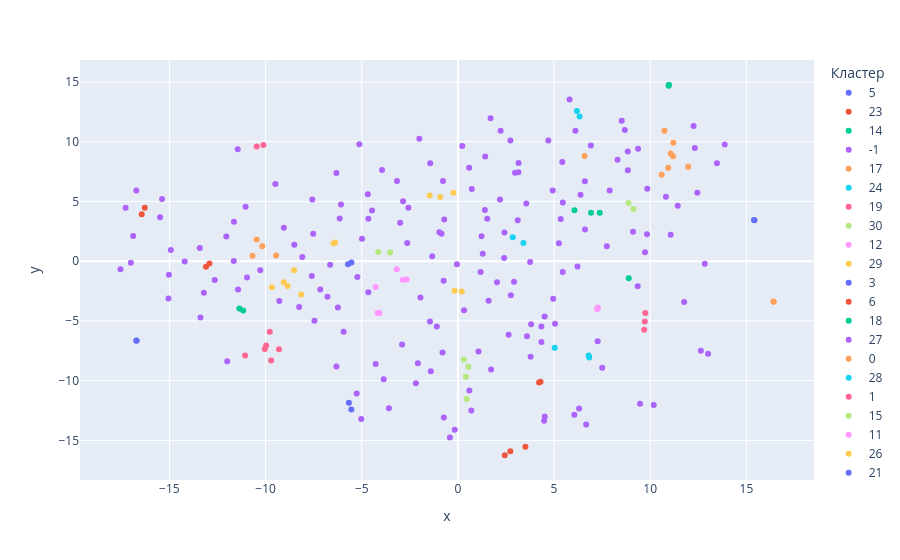

Notebook source saved alongside this figure:
### Code cell
fig = px.scatter(data_frame, 
                 x="x", 
                 y="y",
                 color="Кластер", 
                 hover_name="Имя")
fig.show()

### Figure 1 — Plotly figure (JSON) as saved in the notebook; plotly's stock layout.template omitted (floating-point values rounded to 4 significant figures; data arrays with more than 128 entries replaced by an {"elided": "..."} marker saying what was removed)
{"data": [{"hovertemplate": "<b>%{hovertext}</b><br><br>Кластер=5<br>x=%{x}<br>y=%{y}<extra></extra>", "hovertext": ["yuresss", "wshajif"], "legendgroup": "5", "marker": {"color": "#636efa", "symbol": "circle"}, "mode": "markers", "name": "5", "orientation": "v", "showlegend": true, "type": "scatter", "x": [15.42, 15.4], "xaxis": "x", "y": [3.425, 3.452], "yaxis": "y"}, {"hovertemplate": "<b>%{hovertext}</b><br><br>Кластер=23<br>x=%{x}<br>y=%{y}<extra></extra>", "hovertext": ["cilfee", "kaomurra"], "legendgroup": "23", "marker": {"color": "#EF553B", "symbol": "circle"}, "mode": "markers", "name": "23", "orientation": "v", "showlegend": true, "type": "scatter", "x": [-12.92, -13.1], "xaxis": "x", "y": [-0.2011, -0.4631], "yaxis": "y"}, {"hovertemplate": "<b>%{hovertext}</b><br><br>Кластер=14<br>x=%{x}<br>y=%{y}<extra></extra>", "hovertext": ["blueberry_mercy", "vikihaos", "periru_vt_ru", "mouse_shino"], "legendgroup": "14", "marker": {"color": "#00cc96", "symbol": "circle"}, "mode": "markers", "name": "14", "orientation": "v", "showlegend": true, "type": "scatter", "x": [6.06, 7.374, 6.922, 8.883], "xaxis": "x", "y": [4.257, 4.056, 4.061, -1.435], "yaxis": "y"}, {"hovertemplate": "<b>%{hovertext}</b><br><br>Кластер=-1<br>x=%{x}<br>y=%{y}<extra></extra>", "hovertext": {"elided": "160 str values"}, "legendgroup": "-1", "marker": {"color": "#ab63fa", "symbol": "circle"}, "mode": "markers", "name": "-1", "orientation": "v", "showlegend": true, "type": "scatter", "x": {"elided": "160 float values"}, "xaxis": "x", "y": {"elided": "160 float values"}, "yaxis": "y"}, {"hovertemplate": "<b>%{hovertext}</b><br><br>Кластер=17<br>x=%{x}<br>y=%{y}<extra></extra>", "hovertext": ["yui_morgan", "wild_rosse", "younochkq", "eliass_vt", "sadkawaai", "ioshi_kaino_", "alexxa69419", "ooh_lulu"], "legendgroup": "17", "marker": {"color": "#FFA15A", "symbol": "circle"}, "mode": "markers", "name": "17", "orientation": "v", "showlegend": true, "type": "scatter", "x": [11.06, 11.98, 10.94, 6.588, 10.59, 11.2, 10.74, 11.19], "xaxis": "x", "y": [9.006, 7.895, 7.827, 8.802, 7.237, 9.91, 10.92, 8.791], "yaxis": "y"}, {"hovertemplate": "<b>%{hovertext}</b><br><br>Кластер=24<br>x=%{x}<br>y=%{y}<extra></extra>", "hovertext": ["llestock", "tomoesin"], "legendgroup": "24", "marker": {"color": "#19d3f3", "symbol": "circle"}, "mode": "markers", "name": "24", "orientation": "v", "showlegend": true, "type": "scatter", "x": [2.85, 3.406], "xaxis": "x", "y": [1.997, 1.523], "yaxis": "y"}, {"hovertemplate": "<b>%{hovertext}</b><br><br>Кластер=19<br>x=%{x}<br>y=%{y}<extra></extra>", "hovertext": ["manyamillio", "niki_bestiya", "satokenzo", "ayyuri", "caramellmia", "rexyrahoy"], "legendgroup": "19", "marker": {"color": "#FF6692", "symbol": "circle"}, "mode": "markers", "name": "19", "orientation": "v", "showlegend": true, "type": "scatter", "x": [-10.04, -11.06, -9.712, -9.782, -9.971, -9.304], "xaxis": "x", "y": [-7.342, -7.896, -8.308, -5.904, -7.058, -7.378], "yaxis": "y"}, {"hovertemplate": "<b>%{hovertext}</b><br><br>Кластер=30<br>x=%{x}<br>y=%{y}<extra></extra>", "hovertext": ["nyamuras", "nubchann", "higanbanban", "meowlody_note"], "legendgroup": "30", "marker": {"color": "#B6E880", "symbol": "circle"}, "mode": "markers", "name": "30", "orientation": "v", "showlegend": true, "type": "scatter", "x": [0.5417, 0.3029, 0.4074, 0.4528], "xaxis": "x", "y": [-8.829, -8.219, -9.679, -11.55], "yaxis": "y"}, {"hovertemplate": "<b>%{hovertext}</b><br><br>Кластер=12<br>x=%{x}<br>y=%{y}<extra></extra>", "hovertext": ["snezha_mrr", "ifrit_fri"], "legendgroup": "12", "marker": {"color": "#FF97FF", "symbol": "circle"}, "mode": "markers", "name": "12", "orientation": "v", "showlegend": true, "type": "scatter", "x": [7.239, 7.278], "xaxis": "x", "y": [-4.021, -3.886], "yaxis": "y"}, {"hovertemplate": "<b>%{hovertext}</b><br><br>Кластер=29<br>x=%{x}<br>y=%{y}<extra></extra>", "hovertext": ["nyansuluna", "regendaryone", "alexstrawho", "hanikachan"], "legendgroup": "29", "marker": {"color": "#FECB52", "symbol": "circle"}, "mode": "markers", "name": "29", "orientation": "v", "showlegend": true, "type": "scatter", "x": [0.1997, -6.388, -0.1721, -6.466], "xaxis": "x", "y": [-2.537, 1.56, -2.478, 1.503], "yaxis": "y"}, {"hovertemplate": "<b>%{hovertext}</b><br><br>Кластер=3<br>x=%{x}<br>y=%{y}<extra></extra>", "hovertext": ["quinella_admin", "lerritay"], "legendgroup": "3", "marker": {"color": "#636efa", "symbol": "circle"}, "mode": "markers", "name": "3", "orientation": "v", "showlegend": true, "type": "scatter", "x": [-5.542, -5.668], "xaxis": "x", "y": [-12.41, -11.85], "yaxis": "y"}, {"hovertemplate": "<b>%{hovertext}</b><br><br>Кластер=6<br>x=%{x}<br>y=%{y}<extra></extra>", "hovertext": ["bkdth", "crabcyborg", "inukaida_x"], "legendgroup": "6", "marker": {"color": "#EF553B", "symbol": "circle"}, "mode": "markers", "name": "6", "orientation": "v", "showlegend": true, "type": "scatter", "x": [2.728, 3.511, 2.439], "xaxis": "x", "y": [-15.92, -15.53, -16.24], "yaxis": "y"}, {"hovertemplate": "<b>%{hovertext}</b><br><br>Кластер=18<br>x=%{x}<br>y=%{y}<extra></extra>", "hovertext": ["noelvtuber_", "nanaruvtuber"], "legendgroup": "18", "marker": {"color": "#00cc96", "symbol": "circle"}, "mode": "markers", "name": "18", "orientation": "v", "showlegend": true, "type": "scatter", "x": [-11.17, -11.36], "xaxis": "x", "y": [-4.129, -3.958], "yaxis": "y"}, {"hovertemplate": "<b>%{hovertext}</b><br><br>Кластер=27<br>x=%{x}<br>y=%{y}<extra></extra>", "hovertext": ["banshameow", "solemuri", "blin4iik", "maroosha", "simfonira", "squimeh"], "legendgroup": "27", "marker": {"color": "#ab63fa", "symbol": "circle"}, "mode": "markers", "name": "27", "orientation": "v", "showlegend": true, "type": "scatter", "x": [4.343, 4.34, 5.052, 3.594, 2.637, 3.806], "xaxis": "x", "y": [-6.77, -5.463, -5.241, -6.283, -6.162, -5.275], "yaxis": "y"}, {"hovertemplate": "<b>%{hovertext}</b><br><br>Кластер=0<br>x=%{x}<br>y=%{y}<extra></extra>", "hovertext": ["eboni_inobe", "novikony_"], "legendgroup": "0", "marker": {"color": "#FFA15A", "symbol": "circle"}, "mode": "markers", "name": "0", "orientation": "v", "showlegend": true, "type": "scatter", "x": [16.41, 16.41], "xaxis": "x", "y": [-3.382, -3.386], "yaxis": "y"}, {"hovertemplate": "<b>%{hovertext}</b><br><br>Кластер=28<br>x=%{x}<br>y=%{y}<extra></extra>", "hovertext": ["xkamysh", "rera_seal", "qchaan_9"], "legendgroup": "28", "marker": {"color": "#19d3f3", "symbol": "circle"}, "mode": "markers", "name": "28", "orientation": "v", "showlegend": true, "type": "scatter", "x": [6.828, 5.035, 6.798], "xaxis": "x", "y": [-8.063, -7.236, -7.887], "yaxis": "y"}, {"hovertemplate": "<b>%{hovertext}</b><br><br>Кластер=1<br>x=%{x}<br>y=%{y}<extra></extra>", "hovertext": ["d_e_l_y", "hattiezazu"], "legendgroup": "1", "marker": {"color": "#FF6692", "symbol": "circle"}, "mode": "markers", "name": "1", "orientation": "v", "showlegend": true, "type": "scatter", "x": [-10.11, -10.46], "xaxis": "x", "y": [9.722, 9.609], "yaxis": "y"}, {"hovertemplate": "<b>%{hovertext}</b><br><br>Кластер=15<br>x=%{x}<br>y=%{y}<extra></extra>", "hovertext": ["k0tava", "camiavt"], "legendgroup": "15", "marker": {"color": "#B6E880", "symbol": "circle"}, "mode": "markers", "name": "15", "orientation": "v", "showlegend": true, "type": "scatter", "x": [8.87, 9.127], "xaxis": "x", "y": [4.861, 4.377], "yaxis": "y"}, {"hovertemplate": "<b>%{hovertext}</b><br><br>Кластер=11<br>x=%{x}<br>y=%{y}<extra></extra>", "hovertext": ["amelialavert", "lucavtuber", "gliciniaelf", "thekandi"], "legendgroup": "11", "marker": {"color": "#FF97FF", "symbol": "circle"}, "mode": "markers", "name": "11", "orientation": "v", "showlegend": true, "type": "scatter", "x": [-3.184, -2.857, -4.283, -2.666], "xaxis": "x", "y": [-0.6708, -1.553, -2.162, -1.528], "yaxis": "y"}, {"hovertemplate": "<b>%{hovertext}</b><br><br>Кластер=26<br>x=%{x}<br>y=%{y}<extra></extra>", "hovertext": ["itsmoriko", "ringotokun", "luanora", "miliraybrick", "mizukkka"], "legendgroup": "26", "marker": {"color": "#FECB52", "symbol": "circle"}, "mode": "markers", "name": "26", "orientation": "v", "showlegend": true, "type": "scatter", "x": [-9.057, -8.52, -8.857, -9.671, -8.15], "xaxis": "x", "y": [-1.768, -0.7667, -2.081, -2.19, -2.784], "yaxis": "y"}, {"hovertemplate": "<b>%{hovertext}</b><br><br>Кластер=21<br>x=%{x}<br>y=%{y}<extra></extra>", "hovertext": ["tiny_airy", "katsumi__chan"], "legendgroup": "21", "marker": {"color": "#636efa", "symbol": "circle"}, "mode": "markers", "name": "21", "orientation": "v", "showlegend": true, "type": "scatter", "x": [-5.539, -5.716], "xaxis": "x", "y": [-0.1068, -0.2543], "yaxis": "y"}, {"hovertemplate": "<b>%{hovertext}</b><br><br>Кластер=4<br>x=%{x}<br>y=%{y}<extra></extra>", "hovertext": ["grettach", "nebeyond"], "legendgroup": "4", "marker": {"color": "#EF553B", "symbol": "circle"}, "mode": "markers", "name": "4", "orientation": "v", "showlegend": true, "type": "scatter", "x": [4.222, 4.297], "xaxis": "x", "y": [-10.15, -10.1], "yaxis": "y"}, {"hovertemplate": "<b>%{hovertext}</b><br><br>Кластер=7<br>x=%{x}<br>y=%{y}<extra></extra>", "hovertext": ["lightfoxmanga", "fumm_y"], "legendgroup": "7", "marker": {"color": "#00cc96", "symbol": "circle"}, "mode": "markers", "name": "7", "orientation": "v", "showlegend": true, "type": "scatter", "x": [10.97, 10.96], "xaxis": "x", "y": [14.77, 14.68], "yaxis": "y"}, {"hovertemplate": "<b>%{hovertext}</b><br><br>Кластер=22<br>x=%{x}<br>y=%{y}<extra></extra>", "hovertext": ["tressa_ri", "mizumichka"], "legendgroup": "22", "marker": {"color": "#ab63fa", "symbol": "circle"}, "mode": "markers", "name": "22", "orientation": "v", "showlegend": true, "type": "scatter", "x": [2.969, 3.146], "xaxis": "x", "y": [7.405, 7.453], "yaxis": "y"}, {"hovertemplate": "<b>%{hovertext}</b><br><br>Кластер=25<br>x=%{x}<br>y=%{y}<extra></extra>", "hovertext": ["yukomaussi", "kittenblaze", "holographicvt", "folly_anaya"], "legendgroup": "25", "marker": {"color": "#FFA15A", "symbol": "circle"}, "mode": "markers", "name": "25", "orientation": "v", "showlegend": true, "type": "scatter", "x": [-10.17, -10.46, -10.68, -9.451], "xaxis": "x", "y": [1.258, 1.808, 0.4464, 0.4846], "yaxis": "y"}, {"hovertemplate": "<b>%{hovertext}</b><br><br>Кластер=13<br>x=%{x}<br>y=%{y}<extra></extra>", "hovertext": ["yuttwl17", "pr0dya"], "legendgroup": "13", "marker": {"color": "#19d3f3", "symbol": "circle"}, "mode": "markers", "name": "13", "orientation": "v", "showlegend": true, "type": "scatter", "x": [6.187, 6.326], "xaxis": "x", "y": [12.57, 12.1], "yaxis": "y"}, {"hovertemplate": "<b>%{hovertext}</b><br><br>Кластер=8<br>x=%{x}<br>y=%{y}<extra></extra>", "hovertext": ["mirednesy", "akane_iwawwa", "mokimioki"], "legendgroup": "8", "marker": {"color": "#FF6692", "symbol": "circle"}, "mode": "markers", "name": "8", "orientation": "v", "showlegend": true, "type": "scatter", "x": [9.745, 9.685, 9.718], "xaxis": "x", "y": [-4.344, -5.734, -5.042], "yaxis": "y"}, {"hovertemplate": "<b>%{hovertext}</b><br><br>Кластер=20<br>x=%{x}<br>y=%{y}<extra></extra>", "hovertext": ["shikigrei", "akidawho"], "legendgroup": "20", "marker": {"color": "#B6E880", "symbol": "circle"}, "mode": "markers", "name": "20", "orientation": "v", "showlegend": true, "type": "scatter", "x": [-4.139, -3.523], "xaxis": "x", "y": [0.7679, 0.7343], "yaxis": "y"}, {"hovertemplate": "<b>%{hovertext}</b><br><br>Кластер=9<br>x=%{x}<br>y=%{y}<extra></extra>", "hovertext": ["gabykuru", "yuppie_vt_"], "legendgroup": "9", "marker": {"color": "#FF97FF", "symbol": "circle"}, "mode": "markers", "name": "9", "orientation": "v", "showlegend": true, "type": "scatter", "x": [-4.074, -4.173], "xaxis": "x", "y": [-4.328, -4.344], "yaxis": "y"}, {"hovertemplate": "<b>%{hovertext}</b><br><br>Кластер=16<br>x=%{x}<br>y=%{y}<extra></extra>", "hovertext": ["io_cow", "marcykatyavtuber", "petlyusha"], "legendgroup": "16", "marker": {"color": "#FECB52", "symbol": "circle"}, "mode": "markers", "name": "16", "orientation": "v", "showlegend": true, "type": "scatter", "x": [-0.2306, -0.9189, -1.467], "xaxis": "x", "y": [5.721, 5.374, 5.505], "yaxis": "y"}, {"hovertemplate": "<b>%{hovertext}</b><br><br>Кластер=2<br>x=%{x}<br>y=%{y}<extra></extra>", "hovertext": ["mamilokuchii", "ananastya_nastya"], "legendgroup": "2", "marker": {"color": "#636efa", "symbol": "circle"}, "mode": "markers", "name": "2", "orientation": "v", "showlegend": true, "type": "scatter", "x": [-16.71, -16.72], "xaxis": "x", "y": [-6.643, -6.655], "yaxis": "y"}, {"hovertemplate": "<b>%{hovertext}</b><br><br>Кластер=10<br>x=%{x}<br>y=%{y}<extra></extra>", "hovertext": ["annioka", "furube666"], "legendgroup": "10", "marker": {"color": "#EF553B", "symbol": "circle"}, "mode": "markers", "name": "10", "orientation": "v", "showlegend": true, "type": "scatter", "x": [-16.28, -16.44], "xaxis": "x", "y": [4.476, 3.936], "yaxis": "y"}], "layout": {"legend": {"title": {"text": "Кластер"}, "tracegroupgap": 0}, "margin": {"t": 60}, "xaxis": {"anchor": "y", "domain": [0, 1], "title": {"text": "x"}}, "yaxis": {"anchor": "x", "domain": [0, 1], "title": {"text": "y"}}}}
